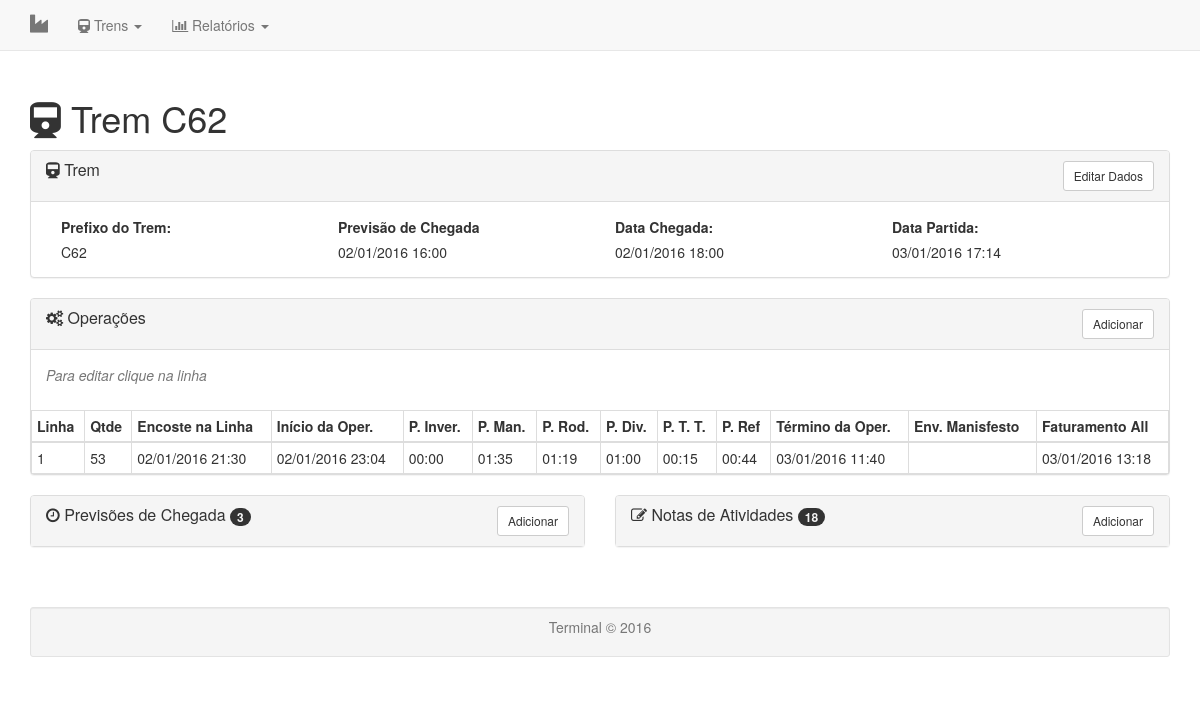
Screenshot of /trens/trem/2 with the database file from the repository.
### tables this page shows
CREATE TABLE IF NOT EXISTS `tb_trem` (
  `idtrem` int(11) NOT NULL,
  `prefixo_trem` varchar(3) NOT NULL,
  `chegada_trem` datetime DEFAULT NULL,
  `partida_trem` datetime DEFAULT NULL
);

CREATE TABLE IF NOT EXISTS `tb_previsao` (
  `idprevisao` int(11) NOT NULL,
  `idtrem` int(10) NOT NULL,
  `criacao_previsao` datetime NOT NULL,
  `data_previsao` datetime NOT NULL,
  `motivo_previsao` text NOT NULL
);

CREATE TABLE IF NOT EXISTS `tb_operacao` (
  `idoperacao` int(11) NOT NULL,
  `idtrem` int(10) NOT NULL,
  `numero_linha` int(1) NOT NULL,
  `qtd_vagoes` int(3) DEFAULT NULL,
  `encoste_linha` datetime DEFAULT NULL,
  `inicio_operacao` datetime DEFAULT NULL,
  `parada_inversao` time DEFAULT NULL,
  `parada_manobras` time DEFAULT NULL,
  `parada_rodoviaria` time DEFAULT NULL,
  `parada_diversos` time DEFAULT NULL,
  `parada_troca_turno` time DEFAULT NULL,
  `parada_refeicao` time DEFAULT NULL,
  `termino_operacao` datetime DEFAULT NULL,
  `envio_manisfesto` datetime DEFAULT NULL,
  `faturamento_all` datetime DEFAULT NULL
);

### application/controllers/Trens.php (called while the page is built, shortened)
<?php
class Trens extends CI_Controller {
  public function __construct(){
    $this->load->model("Trem_Model");
  }
  public function trem($id){
    $dados = array();
    $trem = $this->Trem_Model->find($id);
    if($trem){
      $this->load->model("Previsao_Model");
      $previsoes = $this->Previsao_Model->all("idtrem = ".$trem["idtrem"],null);
      $this->load->model("Nota_Model");
      $notas = $this->Nota_Model->all("idtrem = ".$trem["idtrem"],null);
      $this->load->model("Operacao_Model");
      $operacoes = $this->Operacao_Model->all("idtrem = ".$trem["idtrem"],null);
      $dados = array(
        "main" => array("name" => "Trem ".$trem["prefixo_trem"],"icon" => "fa fa-train"),
        "trem" => $trem,
        "previsoes" => $previsoes,
        "notas" => $notas,
        "operacoes" => $operacoes
      );
      $this->load->view('trens/trem',$dados);
    }else{
      $dados["heading"] = "Registro Inexistente.";
      $dados["message"] = "Este registro não se encontra em nossa base de dados!";
      $this->load->view('errors/cli/error_404',$dados);
    }
  }
}

### index.php (called while the page is built, shortened)
<?php
require_once BASEPATH.'core/CodeIgniter.php';

### application/models/Trem_Model.php (called while the page is built, shortened)
<?php
class Trem_Model extends CI_Model {
	private $table = "tb_trem";
	public function all($where,$joins){
		$this->db->select("*");
		$this->db->from($this->table);
		if(!is_null($where) ) $this->db->where($where);
		$query = $this->db->get();
		if($query->num_rows()){
			return $query->result_array();
		}else{
			return false;
		}
	}
	public function find($id){
		$where = "idtrem = ".$id;
		$trens = $this->all($where,null);
		if($trens){
			return $trens[0];
		}else{
			return false;
		}
	}
}

### application/models/Previsao_Model.php (called while the page is built, shortened)
<?php
class Previsao_Model extends CI_Model {
	private $table = "tb_previsao";
	public function all($where,$joins){
		$this->db->select("*");
		$this->db->from($this->table);
		if(!is_null($where) ) $this->db->where($where);
		$query = $this->db->get();
		if($query->num_rows()){
			return $query->result_array();
		}else{
			return false;
		}
	}
}

### application/models/Operacao_Model.php (called while the page is built, shortened)
<?php
class Operacao_Model extends CI_Model {
	private $table = "tb_operacao";
	public function all($where,$joins){
		$this->db->select("*");
		$this->db->from($this->table);
		if(!is_null($where) ) $this->db->where($where);
		$query = $this->db->get();
		if($query->num_rows()){
			return $query->result_array();
		}else{
			return false;
		}
	}
}

### application/models/Nota_Model.php (called while the page is built, shortened)
<?php
class Nota_Model extends CI_Model {
	private $table = "tb_nota";
	public function all($where,$joins){
		$this->db->select("*");
		$this->db->from($this->table);
		if(!is_null($where) ) $this->db->where($where);
		$query = $this->db->get();
		if($query->num_rows()){
			return $query->result_array();
		}else{
			return false;
		}
	}
}

### application/views/trens/trem.php (the view, shortened to what this page needs)
<!DOCTYPE html PUBLIC "-//W3C//DTD XHTML 1.0 Transitional//EN" "http://www.w3.org/TR/xhtml1/DTD/xhtml1-transitional.dtd">
<html xmlns="http://www.w3.org/1999/xhtml">
<head>
	<link rel="stylesheet" href="<?php echo base_url('assets/data-table/css/jquery.dataTables.css')?>"/>
	<link rel="stylesheet" href="<?php echo base_url('assets/data-table/css/dataTables.bootstrap.css')?>"/>
</head>
<body>
	<div class="container">
		<div class="row">
			<div class="col-sm-12">
				<h1><i class="<?=$main['icon']?>"></i> <?=$main['name']?></h1>
			</div>
		</div>
		<div class="row">
			<div class="col-sm-12">
			</div>
		</div>
		<div class="row">
			<div class="col-sm-12">
				<div class="panel panel-default">
					<div class="panel-heading">
						<div class="row">
								<div class="col-sm-6">
									<h4 class="panel-title">
									<a class="collapsed" role="button" data-toggle="collapse" data-parent="#accordion1" href="#collapseOperacoes" aria-expanded="false" aria-controls="collapseOperacoes">
									  <i class="fa fa-train"></i> Trem
									</a>
									</h4>
								</div>
								<div class="col-sm-6">
									<button type="button" class="btn btn-default btn-sm pull-right" data-toggle="modal" data-target="#modal_edit_trem">Editar Dados</button>
								</div>
							</div>
					</div>
					<div class="panel-body">
						<div class="col-sm-3">
							<label>Prefixo do Trem:</label></br>
							<span><?=$trem["prefixo_trem"]?></span>
						</div>
						<div class="col-sm-3">
							<label>Previsão de Chegada</label><br/>
						 	<span><?= $previsoes && count($previsoes) > 0?date("d/m/Y H:i",strtotime($previsoes[count($previsoes)-1]["data_previsao"])):""?></span>
						</div>
						<div class="col-sm-3">
							<label>Data Chegada:</label><br/>
							<?=is_null($trem["chegada_trem"])?"<h4><span class='label label-danger'>Aguardando</span></h4>":date("d/m/Y H:i",strtotime($trem["chegada_trem"]))?>
						</div>
						<div class="col-sm-3">
							<label>Data Partida:</label><br/>
							<?=is_null($trem["partida_trem"])?"<h4><span class='label label-danger'>Aguardando</span></h4>":date("d/m/Y H:i",strtotime($trem["partida_trem"]))?>
						</div>
					</div>
				</div>
			</div>
		</div>
		<div class="row">
			<div class="col-sm-12">
				<div class="panel-group" id="accordion1" role="tablist" aria-multiselectable="true">
				  	<div class="panel panel-default">
						<div class="panel-heading" role="tab" id="headingOperacoes">
							<div class="row">
								<div class="col-sm-6">
									<h4 class="panel-title">
									<a class="collapsed" role="button" data-toggle="collapse" data-parent="#accordion1" href="#collapseOperacoes" aria-expanded="false" aria-controls="collapseOperacoes">
									  <i class="fa fa-cogs"></i> Operações
									</a>
									</h4>
								</div>
								<?php if(count($operacoes) < 2): ?>
									<div class="col-sm-6">
										<button type="button" class="btn btn-default btn-sm pull-right" data-toggle="modal" data-target="#modal_add_operacao">Adicionar</button>
									</div>
								<?php endif;?>
							</div>
						</div>
						<div id="collapseOperacoes" class="panel-collapse collapse in" role="tabpanel" aria-labelledby="headingOperacoes">
							<div class="panel-body">
									<p class="text-muted"><i>Para editar clique na linha</i></p>
							</div>
							<?php if(count($operacoes) > 0): ?>
								<table class="table table-hover table-condensed table-bordered">
									<thead>
										<tr>
											<th>Linha</th>
											<th>Qtde</th>
											<th title="Encoste na Linha">Encoste na Linha</th>
											<th title="Início da Operação">Início da Oper.</th>
											<th title="Parada Inversão">P. Inver.</th>
											<th title="Parada Manobras">P. Man.</th>
											<th title="Parada Rodoviária">P. Rod.</th>
											<th title="Parada Diversos">P. Div.</th>
											<th title="Parada Troca de Turno">P. T. T.</th>
											<th title="Parada Refições">P. Ref</th>
											<th title="Término da Operação">Término da Oper.</th>
											<th title="Envio Manifesto">Env. Manisfesto</th>
											<th title="Faturamento All">Faturamento All</th>
										</tr>
									</thead>
									<tbody>
										<?php foreach ($operacoes as $operacao): ?>
											<tr>
												<td><?= $operacao['numero_linha']?></td>
												<td><?= $operacao['qtd_vagoes']?></td>
												<td><?= is_null($operacao['encoste_linha'])?"":date("d/m/Y H:i",strtotime($operacao['encoste_linha']))?></td>
												<td><?= is_null($operacao['inicio_operacao'])?"":date("d/m/Y H:i",strtotime($operacao['inicio_operacao']))?></td>
												<td><?= is_null($operacao['parada_inversao'])?"":date("H:i",strtotime($operacao['parada_inversao']))?></td>
												<td><?= is_null($operacao['parada_manobras'])?"":date("H:i",strtotime($operacao['parada_manobras']))?></td>
												<td><?= is_null($operacao['parada_rodoviaria'])?"":date("H:i",strtotime($operacao['parada_rodoviaria']))?></td>
												<td><?= is_null($operacao['parada_diversos'])?"":date("H:i",strtotime($operacao['parada_diversos']))?></td>
												<td><?= is_null($operacao['parada_troca_turno'])?"":date("H:i",strtotime($operacao['parada_troca_turno']))?></td>
												<td><?= is_null($operacao['parada_refeicao'])?"":date("H:i",strtotime($operacao['parada_refeicao']))?></td>
												<td><?= is_null($operacao['termino_operacao'])?"":date("d/m/Y H:i",strtotime($operacao['termino_operacao']))?></td>
												<td><?= is_null($operacao['envio_manifesto'])?"":date("d/m/Y H:i",strtotime($operacao['envio_manifesto']))?></td>
												<td><?= is_null($operacao['faturamento_all'])?"":date("d/m/Y H:i",strtotime($operacao['faturamento_all']))?></td>
											</tr>
										<?php endforeach; ?>
									</tbody>
								</table>
							<?php else: ?>
								<p>Não há operações lançadas</p>
							<?php endif; ?>
						</div>
					</div>
				</div>
			</div>
		</div>
		<div class="row">
			<div class="col-sm-6">
				<div class="panel-group" id="accordion2" role="tablist" aria-multiselectable="true">
					<div class="panel panel-default">
						<div class="panel-heading" role="tab" id="headingPrevisao">
							<div class="row">
								<div class="col-sm-6">
									<h4 class="panel-title">
										<a role="button" data-toggle="collapse" data-parent="#accordion2" href="#collapsePrevisao" aria-expanded="true" aria-controls="collapsePrevisao">
										  <i class="fa fa-clock-o"></i> Previsões de Chegada <span class="badge"><?=$previsoes?count($previsoes):0?></span>
										</a>
									</h4>
								</div>
								<div class="col-sm-6">
									<button type="button" class="btn btn-default btn-sm pull-right" data-toggle="modal" data-target="#modal_add_previsao">Adicionar</button>
								</div>
							</div>
						</div>
					</div>
				</div>
			</div>
			<div class="col-sm-6">
				<div class="panel-group" id="accordion3" role="tablist" aria-multiselectable="true">
					<div class="panel panel-default">
						<div class="panel-heading" role="tab" id="headingNota">
							<div class="row">
								<div class="col-sm-6">
									<h4 class="panel-title">
									<a class="collapsed" role="button" data-toggle="collapse" data-parent="#accordion3" href="#collapseNota" aria-expanded="false" aria-controls="collapseNota">
									  <i class="fa fa-pencil-square-o"></i> Notas de Atividades <span class="badge"><?=$notas?count($notas):0?></span>
									</a>
									</h4>
								</div>
								<div class="col-sm-6">
									<button type="button" data-toggle="modal" data-target="#modal_add_nota" class="btn btn-default btn-sm pull-right" role="button">Adicionar</button>
								</div>
							</div>
						</div>
					</div>
				</div>
			</div>
		</div>
	</div>
</body>
</html>

### rows the page displays
tb_trem: prefixo_trem "C62", chegada_trem "02/01/2016 18:00", partida_trem "03/01/2016 17:14"
tb_previsao: data_previsao "02/01/2016 16:00"
tb_operacao: numero_linha "1", qtd_vagoes "53", encoste_linha "02/01/2016 21:30", inicio_operacao "02/01/2016 23:04", parada_inversao "00:00", parada_manobras "01:35", parada_rodoviaria "01:19", parada_diversos "01:00", parada_troca_turno "00:15", parada_refeicao "00:44", termino_operacao "03/01/2016 11:40", faturamento_all "03/01/2016 13:18"

### other values shown
$main['name'] "Trem C62"
count($previsoes) "3"
count($notas) "18"
